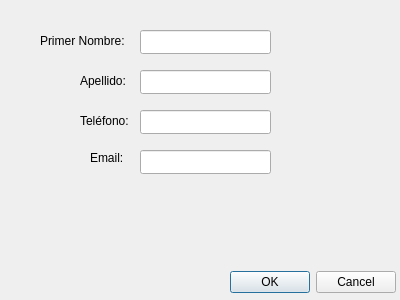
<?xml version="1.0" encoding="UTF-8"?>
<ui version="4.0">
 <class>Personas</class>
 <widget class="QDialog" name="Personas">
  <property name="geometry">
   <rect>
    <x>0</x>
    <y>0</y>
    <width>400</width>
    <height>300</height>
   </rect>
  </property>
  <property name="windowTitle">
   <string>Dialog</string>
  </property>
  <widget class="QDialogButtonBox" name="BtnGuardar">
   <property name="geometry">
    <rect>
     <x>230</x>
     <y>270</y>
     <width>166</width>
     <height>24</height>
    </rect>
   </property>
   <property name="standardButtons">
    <set>QDialogButtonBox::StandardButton::Cancel|QDialogButtonBox::StandardButton::Ok</set>
   </property>
  </widget>
  <widget class="QLabel" name="label">
   <property name="geometry">
    <rect>
     <x>40</x>
     <y>30</y>
     <width>91</width>
     <height>21</height>
    </rect>
   </property>
   <property name="text">
    <string>Primer Nombre:</string>
   </property>
  </widget>
  <widget class="QLabel" name="label_2">
   <property name="geometry">
    <rect>
     <x>80</x>
     <y>110</y>
     <width>61</width>
     <height>21</height>
    </rect>
   </property>
   <property name="text">
    <string>Teléfono:</string>
   </property>
  </widget>
  <widget class="QLabel" name="label_3">
   <property name="geometry">
    <rect>
     <x>90</x>
     <y>150</y>
     <width>49</width>
     <height>16</height>
    </rect>
   </property>
   <property name="text">
    <string>Email:</string>
   </property>
  </widget>
  <widget class="QLabel" name="label_4">
   <property name="geometry">
    <rect>
     <x>80</x>
     <y>70</y>
     <width>61</width>
     <height>21</height>
    </rect>
   </property>
   <property name="text">
    <string>Apellido: </string>
   </property>
  </widget>
  <widget class="QLineEdit" name="Name">
   <property name="geometry">
    <rect>
     <x>140</x>
     <y>30</y>
     <width>131</width>
     <height>24</height>
    </rect>
   </property>
  </widget>
  <widget class="QLineEdit" name="LastName">
   <property name="geometry">
    <rect>
     <x>140</x>
     <y>70</y>
     <width>131</width>
     <height>24</height>
    </rect>
   </property>
  </widget>
  <widget class="QLineEdit" name="Phone">
   <property name="geometry">
    <rect>
     <x>140</x>
     <y>110</y>
     <width>131</width>
     <height>24</height>
    </rect>
   </property>
  </widget>
  <widget class="QLineEdit" name="Correo">
   <property name="geometry">
    <rect>
     <x>140</x>
     <y>150</y>
     <width>131</width>
     <height>24</height>
    </rect>
   </property>
  </widget>
 </widget>
 <resources/>
 <connections/>
</ui>
